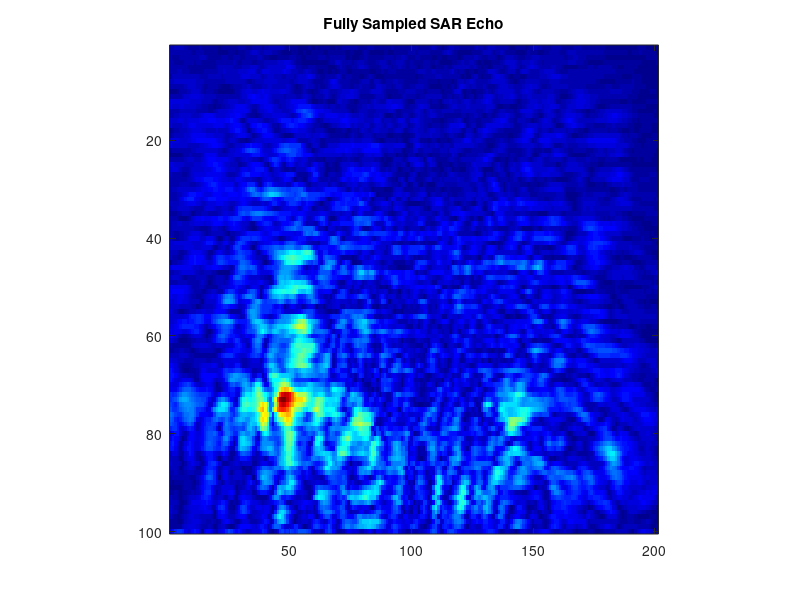
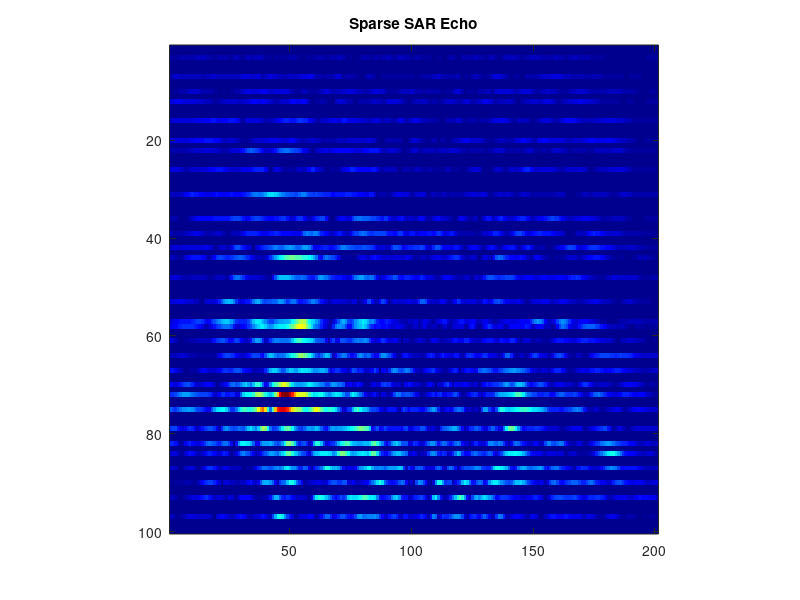

These charts were generated, in order, by the following MATLAB code: (Note: this script raises an error after producing the figures.)
clear
close all
clc
tic;

%% load data

addpath('utils');
data=load('sardata.mat');
data=data.sardata;
sarData=data.range_slice;
figure;imagesc(abs(sarData));axis square;colormap('jet');             % range slice echo
title 'Fully Sampled SAR Echo';
xyz=data.slice_xyz;                                                   % dx dy and distance z0
params=data.params;

%% chose MC methods(TCTA/TVNNA)

IS_TCTA  = 1;
IS_TVNNA = 0;

%% imaging parameters

dx=xyz.dx;
dy=xyz.dy;                        % sampling interval at x,y axis in mm
z0=xyz.distance;                  % distance of radar and target at mm
f0=params.f0;                     % start frequency
c=params.c;                       % speed of light
fslope=params.fslope;             % slope const (Hz/sec)
fs=params.fs;                     % sampling rate (sps)
num_sample=params.num_sample;     % number of sampling points at z axis
nFFTspace=params.nFFTspace;       % number of FFT points for wave-domain
k = 2*pi*f0/c;                    % wave number
imSize =400;                      % image size at mm
amplitude=-40;                    % amplitude of [-40,0] dB after normalization

%% mask of different sparse sampling pattern

[M,N]= size(sarData);mask=zeros(M,N);

%% random sparse

% samp_rate = 0.2; chosen = randperm(M*N,round(samp_rate*M*N)); mask(chosen)=1;                                 % random: 20%

%% structured sparse

% % uniform sparse

% masknum=2;mask([1:masknum:end],:)=1;                                                                          % row: 50%

% masknum=4;mask([1:masknum:end],:)=1;                                                                          % row: 25%

% masknum=2;mask(:,[1:masknum:end])=1;                                                                          % column: 50%

% masknum=4;mask(:,[1:masknum:end])=1;                                                                          % column: 25%


% % non-uniform

% mask([1,3,4,7,9,10,12,14,15,18,20,21,24,26,29,31,32,34,36,39,41,43,45,47,49, ...
%     50,53,55,58,59,61,62,65,67,69,70,72,75,76,79,80,82,84,87,88,90,93,95,97,100],:)=1;                        % row 50%

mask([3,7,10,12,16,20,22,26,31,36,39,42,44,48,53,57,58,61,64,67,70,72,75,79,82,84,87,90,93,97],:)=1;          % row 30%

% mask([7,11,15,22,27,32,36,39,42,45,48,51,53,57,61,65,68,71,75,78,81,84,88,93,96],:)=1;                        % row 25%

% mask([11,15,22,27,33,39,43,48,52,56,60,63,67,70,73,78,81,84,88,93],:)=1;                                      % row 20%

% mask([7,15,25,36,42,48,54,59,64,70,76,81,87,90,96],:)=1;                                                      % row 15%

% mask(:,[1,3,10,12,16,20,25,26,30,32,36,39,44,48,50,52,57,61,66,68,70,72,75,79, ...
%     82,84,87,88,93,97,101,105,109,111,115,119,124,125,129,131,135,138,143,147, ...
%     149,151,156,160,165,167,169,171,174,178,181,183,186,187,192,196])=1;                                      % column 30%

% mask(:,[3,6,12,14,20,25,28,32,39,45,47,57,51,61,66,70,74,79,82,88,93,96,101, ...
%     107,112,118,127,124,136,133,141,147,154,158,163,169,172,177,184,181,190,197])=1;                          % column 20%

% mask(:,[7,15,22,29,36,42,48,57,64,71,78,84,90,96,100,102,109,115,122,127,136, ...
%     142,148,157,164,171,178,184,190,193,197])=1;                                                              % column 15%


% zigzag sparse sample

% masknum=2;mask([1:masknum*2:M,4:masknum*2:M],1:100)=1;mask([2:masknum*2:M,3:masknum*2:M],101:N)=1;            % 50%

% masknum=3;mask([1:masknum*2:M,6:masknum*2:M],1:67)=1;
% mask([2:masknum*2:M,5:masknum*2:M],68:133)=1;mask([3:masknum*2:M,4:masknum*2:M],134:N)=1;                     % 33.3%

% masknum=4;mask([1:masknum*2:M,8:masknum*2:M],1:50)=1;mask([2:masknum*2:M,7:masknum*2:M],51:100)=1;
% mask([3:masknum*2:M,6:masknum*2:M],101:150)=1;mask([4:masknum*2:M,5:masknum*2:M],151:N)=1;                    % 25%


sarData=sarData.*mask;                                       % mask
figure;imagesc(abs(sarData));axis square;colormap('jet');
title 'Sparse SAR Echo';

percent=nnz(sarData)/numel(sarData);                         % percent
fprintf('percent=%.6f\n',percent);
maxMod=max(abs(sarData(:)));sarData=sarData/maxMod;          % normalization

%% matrix completion(TCTA/TVNNA)

if IS_TCTA
    mu0=2;                                               % ADMM penalty parameter
    e_rank=20;                                           % e_rank
    P=e_rank/2;                                          % pencil parameter
    Q=P;                                                 % pencil parameter
    maxIter_K=30;                                        % iterations
    sarData=TCTA(sarData,P,Q,mu0,maxIter_K,e_rank);      % toeplitz-column-toeplitz ADMM (TCTA)
    figure;imagesc(abs(sarData));axis square;colormap('jet');
    title 'Reconstructed SAR Echo After MC(TCTA)';
end

if IS_TVNNA
    lambda=1/percent;                                    % smoothness parameter
    rho=1;                                               % ADMM penalty parameter
    mu1=1.25;                                            % penalty parameter multiplier
    maxIter=100;                                         % iterations
    tol=1e-6;                                            % tolerance
    sarData=TVNNA(sarData,lambda,rho,mu1,maxIter,tol);   % Total Variation and Nuclear Norm ADMM (TVNNA)
    figure;imagesc(abs(sarData));axis square;colormap('jet');
    title 'Reconstructed SAR Echo After MC(TVNNA)';
end

%% rma 2d imaging

RMA_2D(dx,dy,k,z0,sarData,nFFTspace,amplitude,imSize);   % imaging of one range slice

ReconstrcutAndImagingTime = toc;
fprintf('Reconstruction and imaging time=%.6f\n',ReconstrcutAndImagingTime);
